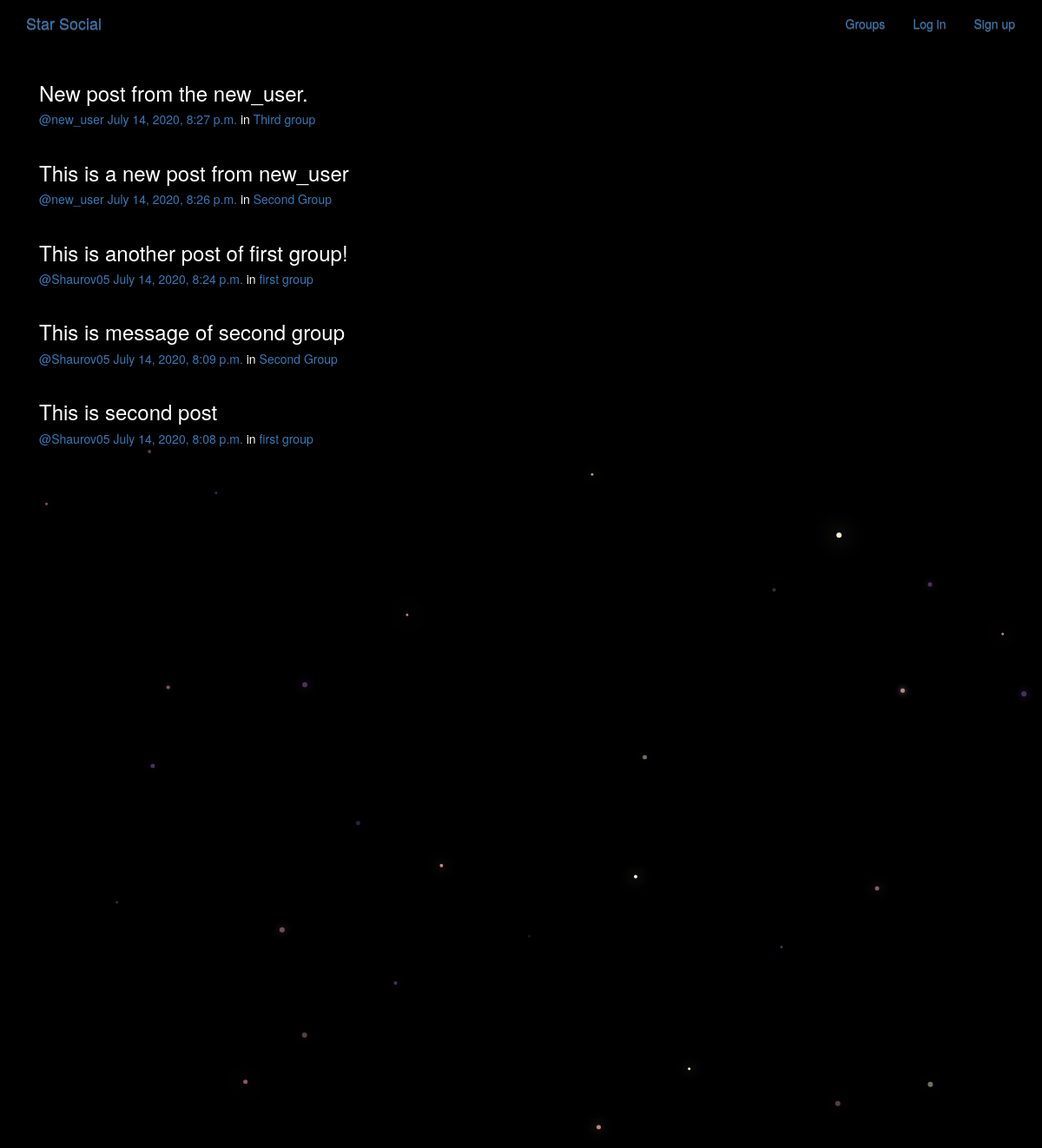
/posts/, run on the app's committed database.
### posts/models.py (models this page shows, shortened)
class Post(models.Model):
    user = models.ForeignKey(User, related_name="posts")
    created_at = models.DateTimeField(auto_now=True)
    message = models.TextField()
    message_html = models.TextField(editable=False)
    group = models.ForeignKey(Group, related_name="posts",null=True, blank=True)
    class Meta:
        ordering = ["-created_at"]
        unique_together = ["user", "message"]

### groups/models.py (models this page shows, shortened)
class Group(models.Model):
    name = models.CharField(max_length=255, unique=True)
    slug = models.SlugField(allow_unicode=True, unique=True)
    description = models.TextField(blank=True, default='')
    description_html = models.TextField(editable=False, default='', blank=True)
    members = models.ManyToManyField(User,through="GroupMember")
    class Meta:
        ordering = ["name"]

### posts/views.py (the view)
class PostList(SelectRelatedMixin, generic.ListView):
    model = models.Post
    select_related = ("user", "group")

### posts/templates/posts/post_list.html (shortened to what this page needs)
{% extends "posts/post_base.html" %}
{% block post_content %}
  <div class="col-md-8">
    {% for post in post_list %}
      {% include "posts/_post.html" %}
    {% endfor %}
  </div>
{% endblock %}

### posts/templates/posts/_post.html (shortened to what this page needs)
<div class="post media">
	<h3>{{ post.message_html|safe }}</h3>
	<div class="media-body">
		<h5 class="media-heading">
			<span class="username"><a href="{% url 'posts:for_user' username=post.user.username %}">@{{ post.user.username }}</a></span>
			<time class="time"><a href="{% url 'posts:single' username=post.user.username pk=post.pk %}">{{ post.created_at }}</a></time>
			{% if post.group %}
			<span class="group-name">in <a href="#">{{ post.group.name }}</a></span>
			{% endif %}
		</h5>
	</div>
</div>

### static/simplesocial/css/master.css (style rules this page uses)
body { margin: 0; overflow: hidden; background-color: black; color:white; }

### data on the page
Post: message_html "New post from the new_user.", user.username "new_user", created_at "July 14, 2020, 8:27 p.m.", group.name "Third group"
Post: message_html "This is a new post from new_user", user.username "new_user", created_at "July 14, 2020, 8:26 p.m.", group.name "Second Group"
Post: message_html "This is another post of first group!", user.username "Shaurov05", created_at "July 14, 2020, 8:24 p.m.", group.name "first group"
Post: message_html "This is message of second group", user.username "Shaurov05", created_at "July 14, 2020, 8:09 p.m.", group.name "Second Group"
Post: message_html "This is second post", user.username "Shaurov05", created_at "July 14, 2020, 8:08 p.m.", group.name "first group"
